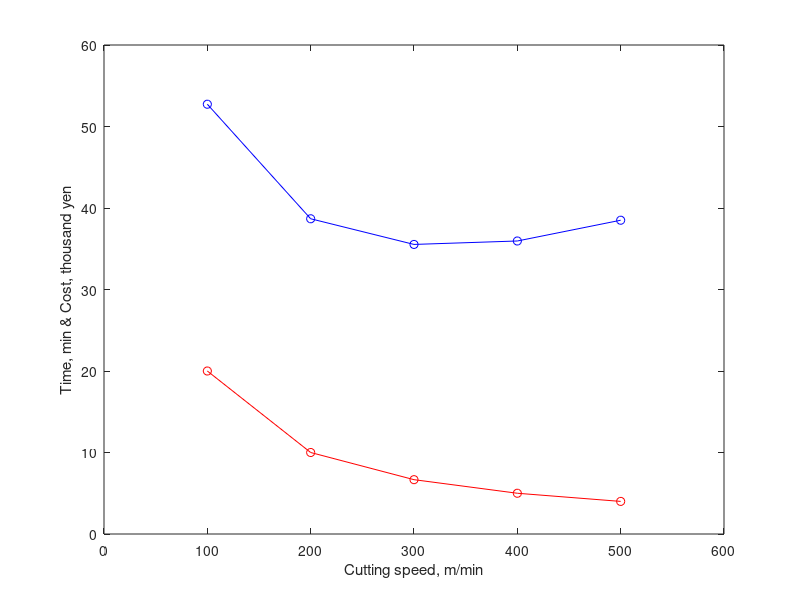

Write MATLAB code to recreate this figure.
% Cost control
clear; clc;
Vol=600000; %Removed volume, mm3
VB=0.3; %Tool life, mm
CR=0.8; %Corner radius, mm
Fr=0.3; %Feed per rotation, mm
D=1.0;  %Depth of cut, mm
N=0.3; %VT^n=C
C=500; %VT^n=C
Tau=1; %Tool change, min
T3=15; %Preparation, min 
K1=1500; %Cost per time, yen/min
K2=1000; %Tool cost, yen

Speed=[100 200 300 400 500]; %Cutting speed, m/min
Life=[213.7 21.2 5.5 2.1 1.0]; %Tool life, min

Speed_mm = Speed * 1000; %Cutting speed, mm/min

CT=(Vol / (D * Fr)) ./ Speed_mm; %Cutting time
CC=K1 * CT + (K1 * Tau + K2) * (CT ./ Life) + K1 * T3; %Cost

plot(Speed,CT, "ro-", Speed,CC/1000, "bo-"); hold on;
axis([0,600,0,60]);
xlabel('Cutting speed, m/min');
ylabel('Time, min & Cost, thousand yen');
